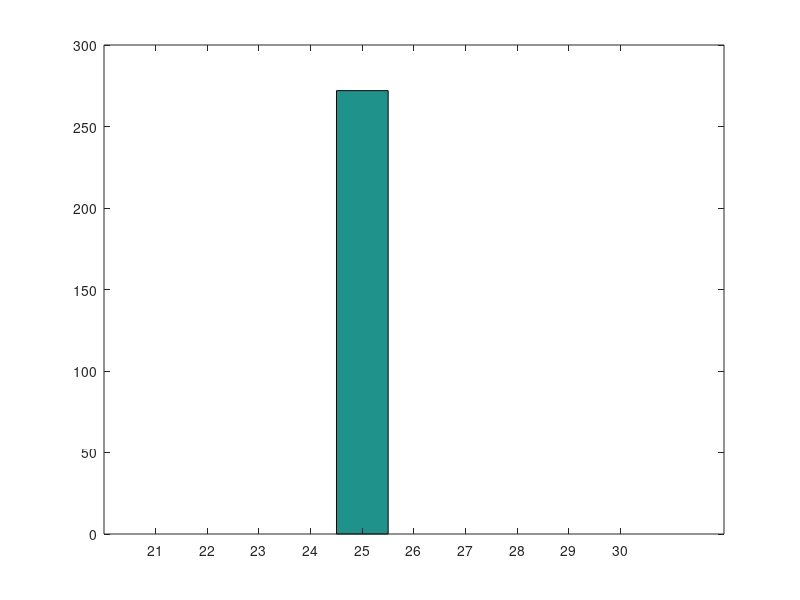

MATLAB code to generate this figure:
clear all
%Define vector of cars on street
car_vec = [];
ind = 0; % will number each car entering the road for reference
dt = 0.25; % duration (sec) of each time step
p = 0.025; % probability of car entering road after timestep dt
end_time = 4000; %how many time steps simulation will run for
time_vec = []; %vector of travel times for cars passing thru completely
%Define Grid for Street
num_lanes = 3;
street_length = 100;
street = zeros(num_lanes,street_length);
%Define Locations of Stoplights
SL_locs = zeros(num_lanes,street_length);
SL_locs(:,50) = 1;
%Define State of Stoplights, 0 for green, 1 for red.
SL_state = zeros(num_lanes,street_length);
%Define Matrix for Driver Data
driver_data = [];
%driver_data(1,:) contains current lane of each car
%driver_data(2,:) contains distance along lane of each car
%driver_data(3,:) contains entry time of each car
%driver_data(4,:) contains exit time of each car
for t = 1:end_time
    m = num_lanes;
    n = street_length;
    G1 = zeros(m,n);
    if isempty(car_vec) %initial car inflow
        G1(:,1) = floor(p*ceil(1/p*rand(m,1)));
        for ii = 1:m
            if G1(ii,1) == 1
                ind = ind+1;
                car_vec = [car_vec ind];
                car_data = [ii;1;t;t];
                driver_data = [driver_data car_data];
            end
        end
        
    else        %with cars on the road
        for kk = car_vec
            ii = driver_data(1,kk);
            jj = driver_data(2,kk);
            if jj < n
                if street(ii,jj+1) == 0
                    G1(ii,jj+1) = 1;
                    driver_data(2,kk) = jj+1;
                    driver_data(4,kk) = t;
                else
                    if ii == 1 %if in left lane
                        if street(ii+1,jj) == 0 && street(ii+1,jj+1) == 0
                            G1(ii+1,jj+1) = 1;
                            driver_data(1,kk) = ii+1;
                            driver_data(2,kk) = jj+1;
                            driver_data(4,kk) = t;
                        end
                    elseif ii == m %if in right lane
                        if street(ii-1,jj) == 0 && street(ii-1,jj+1) == 0
                            G1(ii-1,jj+1) = 1;
                            driver_data(1,kk) = ii-1;
                            driver_data(2,kk) = jj+1;
                            driver_data(4,kk) = t;
                        end
                    else   %if lanes on either side
                        if street(ii+1,jj) == 0 && street(ii+1,jj+1) == 0
                            G1(ii+1,jj+1) = 1;
                            driver_data(1,kk) = ii+1;
                            driver_data(2,kk) = jj+1;
                            driver_data(4,kk) = t;
                        elseif street(ii-1,jj) == 0 && street(ii-1,jj+1) == 0
                            G1(ii-1,jj+1) = 1;
                            driver_data(1,kk) = ii-1;
                            driver_data(2,kk) = jj+1;
                            driver_data(4,kk) = t;
                        else
                            G1(ii,jj) = 1;
                        end
                    end
                end
            elseif jj == n
                G1(ii,jj) = 0;
                driver_data(2,kk) = jj+1;
                driver_data(4,kk) = t;
            end
        end
        for ii = 1:m %additional entry of new cars into street
            if street(ii,1) == 0
                G1(ii,1) = floor(p*ceil(1/p*rand(1)));
                if G1(ii,1) == 1
                    ind = ind+1;
                    car_vec = [car_vec ind];
                    car_data = [ii;1;t;t];
                    driver_data = [driver_data car_data];
                end
            end
        end
    end
    street = G1;
end

%collect travel time data
for jj = 1:length(driver_data)
    if driver_data(4,jj) < end_time
        drive_time = (driver_data(4,jj) - driver_data(3,jj))*dt;
        time_vec = [time_vec drive_time];
    end
end

%generate figure
figure
hist(time_vec);

%{
Still to be done:
1. Find way to generate stoplight start/stop patterns
2. Find way to get car to respond to stoplight state
3. Find way to generate new cars at stoplight locations
%}